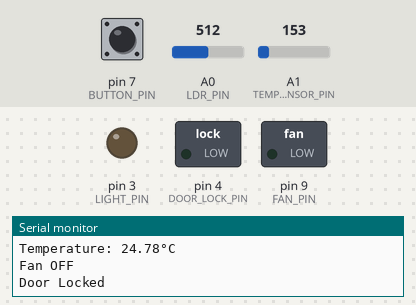
The sketch below on a simulated Arduino Uno, built with avr-gcc and run on an emulated ATmega328P. Parts: switched loads named in the sketch (green lamp = pin HIGH), output pins drawn as LEDs (lit = HIGH), the last lines printed to the serial monitor. Inputs (shaded band) come from the test bench; at power-on: A1 (TEMP_SENSOR_PIN) = 153, A0 (LDR_PIN) = 512, pin 7 (BUTTON_PIN) LOW.

Above: at 1.8 s.
1.9 s: A1 (TEMP_SENSOR_PIN) set to 168
At 2.7 s:
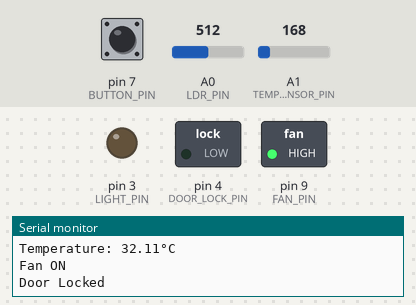
3.5 s: A0 (LDR_PIN) set to 489
At 4.8 s:
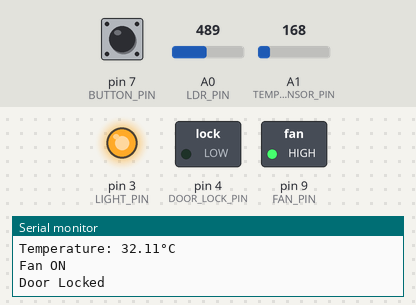
5.5 s: pin 7 (BUTTON_PIN) pulled HIGH for 1.25 s
At 6.8 s:
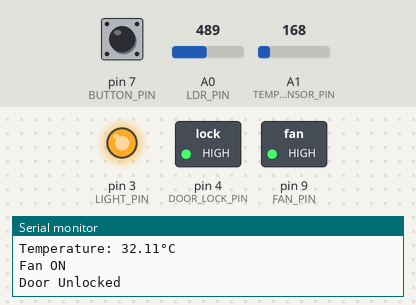
8.5 s: A1 (TEMP_SENSOR_PIN) set to 133
At 10.1 s:
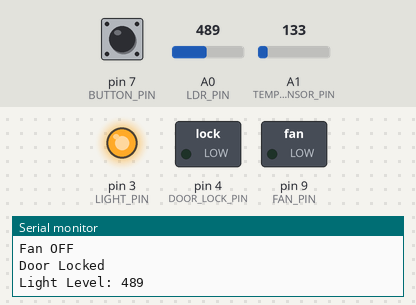
10.5 s: pin 7 (BUTTON_PIN) pulled HIGH for 1.25 s
At 11.9 s:
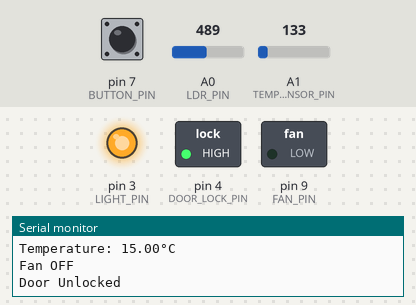
13.6 s: pin 7 (BUTTON_PIN) pulled HIGH for 3.2 s
At 17.8 s:
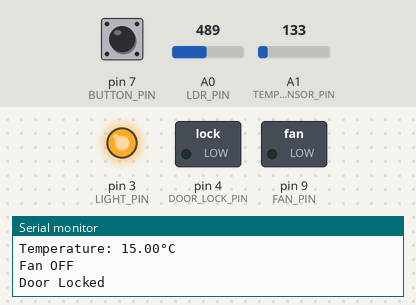
Timing chart, 0 to 19.3 s (numbered marks = the images above; inputs shaded):
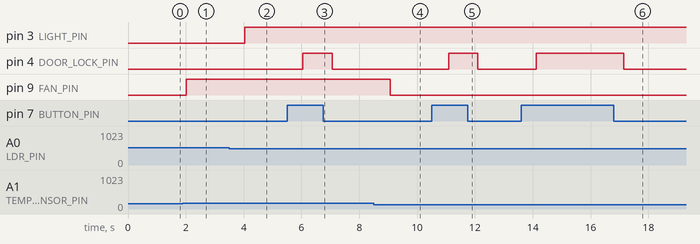

The sketch:

home_automation_iot_assignment1.ino
```cpp
// Define pins for components
#define LDR_PIN A0          // Photoresistor (LDR) pin
#define TEMP_SENSOR_PIN A1  // TMP36 temperature sensor pin
#define BUTTON_PIN 7        // Pushbutton pin for door lock
#define LIGHT_PIN 3         // LED to simulate light control
#define FAN_PIN 9           // DC Motor pin to simulate fan control
#define DOOR_LOCK_PIN 4     // LED to simulate door lock status

// Threshold values
int lightThreshold = 500;   // LDR threshold for light control
int tempThreshold = 25;     // Temperature threshold for fan control (in Celsius)

void setup() {
  // Initialize serial communication
  Serial.begin(9600);

  // Set pins as outputs/inputs
  pinMode(LIGHT_PIN, OUTPUT);
  pinMode(FAN_PIN, OUTPUT);
  pinMode(DOOR_LOCK_PIN, OUTPUT);
  pinMode(BUTTON_PIN, INPUT);

  // Turn off outputs initially
  digitalWrite(LIGHT_PIN, LOW);
  digitalWrite(FAN_PIN, LOW);
  digitalWrite(DOOR_LOCK_PIN, LOW);
}

void loop() {
  // AUTOMATIC LIGHTING CONTROL
  int lightValue = analogRead(LDR_PIN); // Read the LDR value
  Serial.print("Light Level: ");
  Serial.println(lightValue);

  if (lightValue < lightThreshold) {  // If it's dark
    digitalWrite(LIGHT_PIN, HIGH);    // Turn on the light (LED)
    Serial.println("Light ON");
  } else {
    digitalWrite(LIGHT_PIN, LOW);     // Turn off the light
    Serial.println("Light OFF");
  }

  // TEMPERATURE MONITORING AND FAN CONTROL
  int tempValue = analogRead(TEMP_SENSOR_PIN);  // Read TMP36 value
  float voltage = tempValue * (5.0 / 1023.0);   // Convert to voltage
  float temperatureC = (voltage - 0.5) * 100;   // Convert to Celsius

  Serial.print("Temperature: ");
  Serial.print(temperatureC);
  Serial.println("°C");

  if (temperatureC > tempThreshold) {   // If temperature is higher than threshold
    digitalWrite(FAN_PIN, HIGH);        // Turn on the fan (motor)
    Serial.println("Fan ON");
  } else {
    digitalWrite(FAN_PIN, LOW);         // Turn off the fan
    Serial.println("Fan OFF");
  }

  // DOOR LOCK SYSTEM
  int buttonState = digitalRead(BUTTON_PIN);  // Read the pushbutton state
  if (buttonState == HIGH) {   // If button is pressed
    digitalWrite(DOOR_LOCK_PIN, HIGH);  // Unlock the door (turn on LED)
    Serial.println("Door Unlocked");
  } else {
    digitalWrite(DOOR_LOCK_PIN, LOW);   // Lock the door
    Serial.println("Door Locked");
  }

  delay(1000);  // Delay for 1 second before next reading
}
```

Measured:
- the behaviour switches between 153 and 154 on A1 (TEMP_SENSOR_PIN) (found by bisection; images 0 and 1)
- the behaviour switches between 500 and 499 on A0 (LDR_PIN) (found by bisection; images 1 and 2)
- after the input at 1.9 s, pin 9 (FAN_PIN): LOW → HIGH after 0.12 s
- after the input at 3.5 s, pin 3 (LIGHT_PIN): LOW → HIGH after 0.54 s
- after the input at 5.5 s, pin 4 (DOOR_LOCK_PIN): LOW → HIGH after 0.55 s, → LOW 1.0 s later
- after the input at 8.5 s, pin 9 (FAN_PIN): HIGH → LOW after 0.58 s
- after the input at 10.5 s, pin 4 (DOOR_LOCK_PIN): LOW → HIGH after 0.59 s, → LOW 1.0 s later
- after the input at 13.6 s, pin 4 (DOOR_LOCK_PIN): LOW → HIGH after 0.52 s, → LOW 3.0 s later
